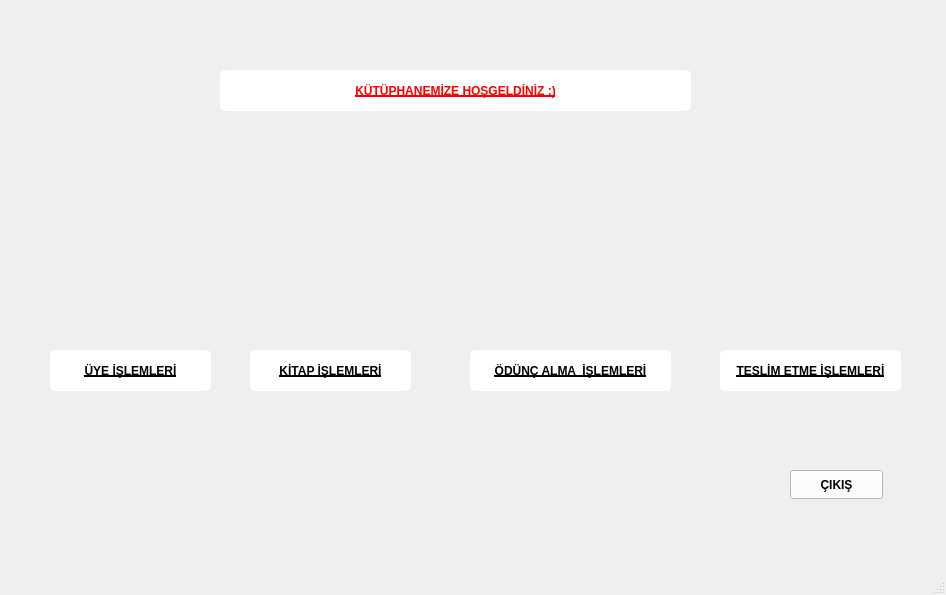
<?xml version="1.0" encoding="UTF-8"?>
<ui version="4.0">
 <class>MainWindow</class>
 <widget class="QMainWindow" name="MainWindow">
  <property name="geometry">
   <rect>
    <x>0</x>
    <y>0</y>
    <width>946</width>
    <height>595</height>
   </rect>
  </property>
  <property name="windowTitle">
   <string>MainWindow</string>
  </property>
  <property name="styleSheet">
   <string notr="true">#centralwidget{
	border-image: url(:/otomasyon resimler/arkaplan.jpg);
}</string>
  </property>
  <widget class="QWidget" name="centralwidget">
   <widget class="QPushButton" name="btn_uye_islemleri">
    <property name="geometry">
     <rect>
      <x>70</x>
      <y>180</y>
      <width>121</width>
      <height>151</height>
     </rect>
    </property>
    <property name="styleSheet">
     <string notr="true">border-radius :5px;
border-image: url(:/new/resimler/otomasyon resimler/user.jpg);</string>
    </property>
    <property name="text">
     <string/>
    </property>
   </widget>
   <widget class="QPushButton" name="btn_kitap_islemleri">
    <property name="geometry">
     <rect>
      <x>270</x>
      <y>180</y>
      <width>121</width>
      <height>151</height>
     </rect>
    </property>
    <property name="styleSheet">
     <string notr="true">border-radius :5px;
border-image: url(:/new/resimler/otomasyon resimler/book.jpg);
</string>
    </property>
    <property name="text">
     <string/>
    </property>
   </widget>
   <widget class="QPushButton" name="btn_odunc_alma">
    <property name="geometry">
     <rect>
      <x>510</x>
      <y>180</y>
      <width>121</width>
      <height>151</height>
     </rect>
    </property>
    <property name="styleSheet">
     <string notr="true">border-radius :5px;
border-image: url(:/new/resimler/otomasyon resimler/odunc_1.jpg);</string>
    </property>
    <property name="text">
     <string/>
    </property>
   </widget>
   <widget class="QPushButton" name="btn_odunc_teslim">
    <property name="geometry">
     <rect>
      <x>740</x>
      <y>180</y>
      <width>121</width>
      <height>151</height>
     </rect>
    </property>
    <property name="styleSheet">
     <string notr="true">border-radius :5px;
border-image: url(:/new/resimler/otomasyon resimler/odunc_2.jpg);</string>
    </property>
    <property name="text">
     <string/>
    </property>
   </widget>
   <widget class="QLabel" name="label">
    <property name="geometry">
     <rect>
      <x>50</x>
      <y>350</y>
      <width>161</width>
      <height>41</height>
     </rect>
    </property>
    <property name="font">
     <font>
      <bold>true</bold>
      <underline>true</underline>
     </font>
    </property>
    <property name="styleSheet">
     <string notr="true">background-color: rgb(255, 255, 255);
border-radius :5px;</string>
    </property>
    <property name="text">
     <string>ÜYE İŞLEMLERİ</string>
    </property>
    <property name="alignment">
     <set>Qt::AlignmentFlag::AlignCenter</set>
    </property>
   </widget>
   <widget class="QLabel" name="label_2">
    <property name="geometry">
     <rect>
      <x>250</x>
      <y>350</y>
      <width>161</width>
      <height>41</height>
     </rect>
    </property>
    <property name="font">
     <font>
      <bold>true</bold>
      <underline>true</underline>
     </font>
    </property>
    <property name="styleSheet">
     <string notr="true">background-color: rgb(255, 255, 255);
border-radius :5px;</string>
    </property>
    <property name="text">
     <string>KİTAP İŞLEMLERİ</string>
    </property>
    <property name="alignment">
     <set>Qt::AlignmentFlag::AlignCenter</set>
    </property>
   </widget>
   <widget class="QLabel" name="label_3">
    <property name="geometry">
     <rect>
      <x>470</x>
      <y>350</y>
      <width>201</width>
      <height>41</height>
     </rect>
    </property>
    <property name="font">
     <font>
      <bold>true</bold>
      <underline>true</underline>
     </font>
    </property>
    <property name="styleSheet">
     <string notr="true">background-color: rgb(255, 255, 255);
border-radius :5px;</string>
    </property>
    <property name="text">
     <string>ÖDÜNÇ ALMA  İŞLEMLERİ</string>
    </property>
    <property name="alignment">
     <set>Qt::AlignmentFlag::AlignCenter</set>
    </property>
   </widget>
   <widget class="QLabel" name="label_4">
    <property name="geometry">
     <rect>
      <x>720</x>
      <y>350</y>
      <width>181</width>
      <height>41</height>
     </rect>
    </property>
    <property name="font">
     <font>
      <bold>true</bold>
      <underline>true</underline>
     </font>
    </property>
    <property name="styleSheet">
     <string notr="true">background-color: rgb(255, 255, 255);
border-radius :5px;</string>
    </property>
    <property name="text">
     <string>TESLİM ETME İŞLEMLERİ</string>
    </property>
    <property name="alignment">
     <set>Qt::AlignmentFlag::AlignCenter</set>
    </property>
   </widget>
   <widget class="QLabel" name="label_5">
    <property name="geometry">
     <rect>
      <x>220</x>
      <y>70</y>
      <width>471</width>
      <height>41</height>
     </rect>
    </property>
    <property name="font">
     <font>
      <bold>true</bold>
      <underline>true</underline>
     </font>
    </property>
    <property name="styleSheet">
     <string notr="true">border-radius :5px;
color: rgb(255, 0, 0);
background-color: rgb(255, 255, 255);</string>
    </property>
    <property name="text">
     <string>KÜTÜPHANEMİZE HOŞGELDİNİZ :)</string>
    </property>
    <property name="alignment">
     <set>Qt::AlignmentFlag::AlignCenter</set>
    </property>
   </widget>
   <widget class="QPushButton" name="pushButton">
    <property name="geometry">
     <rect>
      <x>790</x>
      <y>470</y>
      <width>93</width>
      <height>29</height>
     </rect>
    </property>
    <property name="font">
     <font>
      <bold>true</bold>
     </font>
    </property>
    <property name="styleSheet">
     <string notr="true">background-color: rgb(255, 255, 255);</string>
    </property>
    <property name="text">
     <string>ÇIKIŞ</string>
    </property>
   </widget>
  </widget>
  <widget class="QMenuBar" name="menubar">
   <property name="geometry">
    <rect>
     <x>0</x>
     <y>0</y>
     <width>946</width>
     <height>26</height>
    </rect>
   </property>
  </widget>
  <widget class="QStatusBar" name="statusbar"/>
 </widget>
 <resources/>
 <connections/>
</ui>
